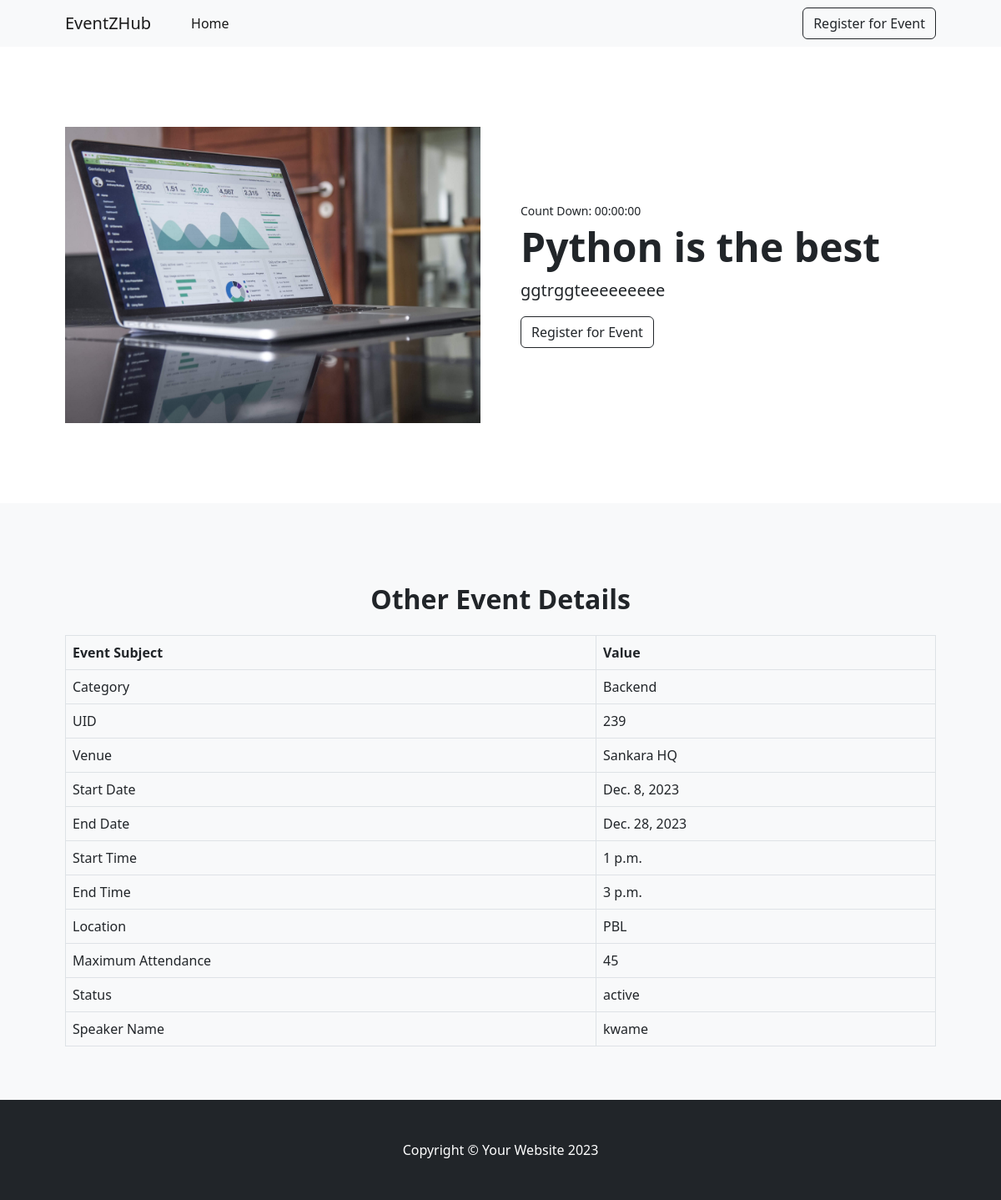
The app's page /event-details/1, older data.
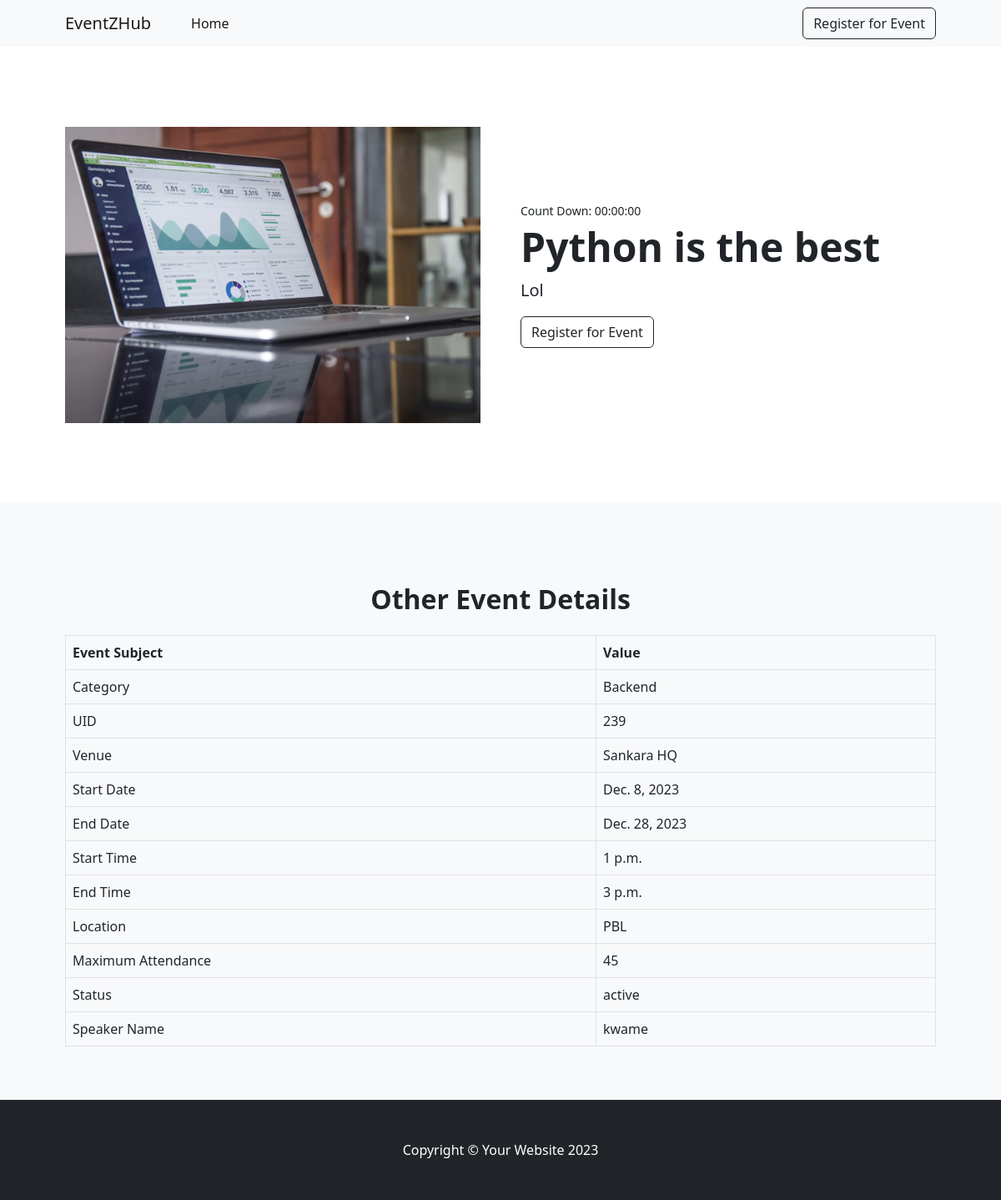
The same page, newer data.
### event/models.py (models this page shows, shortened)
class Event(models.Model):
    category=models.ForeignKey(EventCategory,on_delete=models.CASCADE)
    title=models.CharField(max_length=100)
    uid=models.PositiveIntegerField()
    description = models.TextField()
    venue = models.CharField(max_length=255)
    start_date=models.DateField()
    end_date=models.DateField()
    location = models.CharField(max_length=255)
    maximum_attendance = models.PositiveIntegerField()
    created_date = models.DateField(auto_now_add=True)
    updated_date = models.DateField(auto_now_add=True)
    image=models.ImageField(upload_to='event/')
    status_choice = (
        ('disabled', 'Disabled'),
        ('active', 'Active'),
        ('deleted', 'Deleted'),
        ('time out', 'Time Out'),
        ('completed', 'Completed'),
        ('cancel', 'Cancel'),
    )
    status = models.CharField(choices=status_choice, max_length=10)
    speaker_name = models.CharField(max_length=120)
    start_time = models.TimeField()
    end_time = models.TimeField()

class EventCategory(models.Model):
    name=models.CharField(max_length=150,null=True)
    code=models.PositiveIntegerField()
    created_at=models.DateField(auto_now_add=True)
    updated_at=models.DateField(auto_now_add=True)
    def __str__(self):
        return self.name

### event/views.py (the view)
# urls.py: path('event-details/<int:event_id>', views.EventDetailsView.as_view(), name='event-details'),
class EventDetailsView(View):
    template_name="event-details.html"
    def get(self,request,event_id,*args,**kwargs):
        event=get_object_or_404(Event,id=event_id)
        context={"event":event}
        return render(request,self.template_name,context)

### templates/event-details.html (shortened to what this page needs)
<!DOCTYPE html>
{% load static %}
<html lang="en">
    <head>
        <link href="https://cdn.jsdelivr.net/npm/bootstrap-icons@1.5.0/font/bootstrap-icons.css" rel="stylesheet" />
        <link href="{%static 'css/styles.css'%}" rel="stylesheet" />
    </head>
    <body>
        <nav class="navbar navbar-expand-lg navbar-light bg-light">
            <div class="container px-4 px-lg-5">
                <a class="navbar-brand" href="{% url 'event:home_view'%}">EventZHub</a>
                <div class="collapse navbar-collapse" id="navbarSupportedContent">
                    <ul class="navbar-nav me-auto mb-2 mb-lg-0 ms-lg-4">
                        <li class="nav-item"><a class="nav-link active" aria-current="page" href="{% url 'event:home_view'%}">Home</a></li>
                    </ul>
                    <form class="d-flex">
                        <div><a class="btn btn-outline-dark mt-auto" href="{%url 'event:register_event' event.id %}">Register for Event</a></div>
                    </form>
                </div>
            </div>
        </nav>
        <section class="py-5">
            <div class="container px-4 px-lg-5 my-5">
                <div class="row gx-4 gx-lg-5 align-items-center">
                    <div class="col-md-6"><img class="card-img-top mb-5 mb-md-0" src="{{event.image.url}}" alt="..." /></div>
                    <div class="col-md-6">
                        <div class="small mb-1" id="countdown">Count Down: 00:00:00</div>
                        <h1 class="display-5 fw-bolder">{{event.title}}</h1>
                        <p class="lead">{{event.description}}</p>
                        {% if user_has_registered %}
    <p>You have already registered for this event.</p>
{% else %}
    <div class="d-flex">
        <div><a class="btn btn-outline-dark mt-auto" href="{% url 'event:register_event' event.id %}">Register for Event</a></div>
    </div>
{% endif %}
                    </div>
                </div>
            </div>
        </section>
<section class="py-5 bg-light">
    <div class="container px-4 px-lg-5 mt-5">
        <h2 class="fw-bolder mb-4" style="text-align:center">Other Event Details</h2>
        <div class="table-responsive">
            <table class="table table-bordered">
                <thead>
                    <tr>
                        <th scope="col">Event Subject</th>
                        <th scope="col">Value</th>
                    </tr>
                </thead>
                <tbody>
                    <tr>
                        <td>Category</td>
                        <td>{{event.category}}</td>
                    </tr>
                    <tr>
                        <td>UID</td>
                        <td>{{event.uid}}</td>
                    </tr>
                    <tr>
                        <td>Venue</td>
                        <td>{{event.venue}}</td>
                    </tr>
                    <tr>
                        <td>Start Date</td>
                        <td>{{event.start_date}}</td>
                    </tr>
                    <tr>
                        <td>End Date</td>
                        <td>{{event.end_date}}</td>
                    </tr>
                    <tr>
                        <td>Start Time</td>
                        <td>{{event.start_time}}</td>
                    </tr>
                    <tr>
                        <td>End Time</td>
                        <td>{{event.end_time}}</td>
                    </tr>
                    <tr>
                        <td>Location</td>
                        <td>{{event.location}}</td>
                    </tr>
                    <tr>
                        <td>Maximum Attendance</td>
                        <td>{{event.maximum_attendance}}</td>
                    </tr>
                    <tr>
                        <td>Status</td>
                        <td>{{event.status}}</td>
                    </tr>
                    <tr>
                        <td>Speaker Name</td>
                        <td>{{event.speaker_name}}</td>
                    </tr>
                </tbody>
            </table>
        </div>
    </div>
</section>
        <footer class="py-5 bg-dark">
            <div class="container"><p class="m-0 text-center text-white">Copyright &copy; Your Website 2023</p></div>
        </footer>
    </body>
</html>

Row changes from the older to the newer data that the page shows:
changed Event "Python is the best": description "ggtrggteeeeeeeee" → "Lol"
